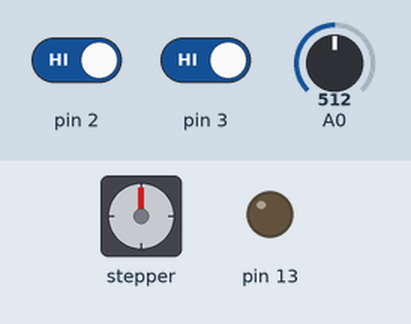
This sketch was run on a simulated Arduino Uno, built with avr-gcc and run on an emulated ATmega328P. On the bench: stepper motor, output pins drawn as LEDs (lit = HIGH). Wiring (inferred from the names in the program): stepper motor (200 steps per turn assumed): coils pin 5, pin 9, pin 10, pin 11. Dashed ring = blinking. Inputs (shaded band) come from the test bench; at power-on: pin 2 HIGH, pin 3 HIGH, A0 = 512. Pins used as bus, display or sensor lines are not drawn.

Above: at 1.2 s.
1.3 s: pin 2 driven LOW
At 1.72 s:
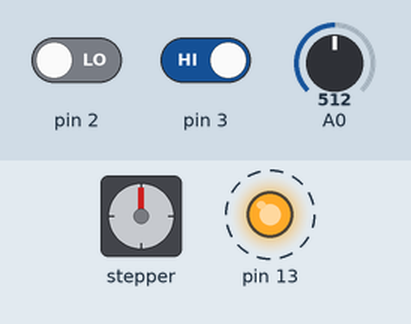
4.3 s: pin 3 driven LOW
7.3 s: pin 3 driven HIGH
At 7.62 s:
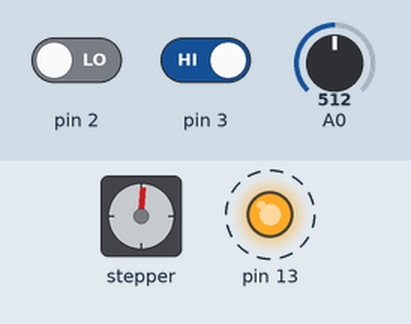
10.3 s: pin 2 driven HIGH
At 10.8 s:
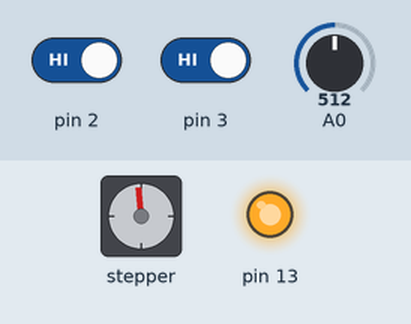
Timing chart, 0 to 12.8 s (numbered marks = the images above; inputs shaded):
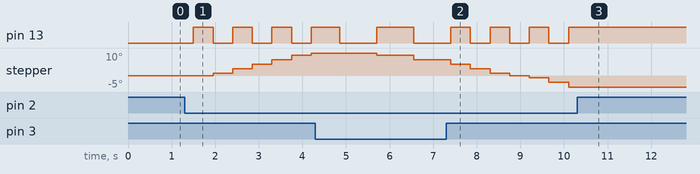

The sketch:

stepper1.ino
```cpp
int motorPins[] = {5,9,10,11};
int currentStep = 0;
int motorDelay = 5;
int dir = 0;
boolean isRunning = false;
int count =0;

void setup() {
  for (int i = 0; i < 4; i++){
    pinMode(motorPins[i], OUTPUT);
  }

  pinMode(13, OUTPUT);
  pinMode(2, INPUT);
  pinMode(3, INPUT);
}


void step(){
  digitalWrite(13, currentStep % 2 == 0? HIGH: LOW);

  if (dir == 0){
    for (int i = 0; i < 4; i++){
      digitalWrite(motorPins[i], i == currentStep ? HIGH:LOW);
    }
  }
  else {
    for (int i = 0; i < 4; i++){
      digitalWrite(motorPins[3-i], i == currentStep ? HIGH:LOW);
    }
  }
  delay(motorDelay);
  currentStep ++;
  if (currentStep > 3) currentStep = 0;
}
void loop() {

  int v1 = digitalRead(2);
  int v2 = digitalRead(3);
  int a0 = analogRead(0);

  motorDelay = map(a0, 0, 1023, 1, 100);

  if (v1 == LOW){
    isRunning = !isRunning;
    delay(200);
  }

  if (v2 == LOW){
    dir = dir == 0? 1:0;
    delay(200);
  }

  if (isRunning){
    step();
  }

}
```

Measured:
- after the input at 7.3 s, pin 13: alternates HIGH for 0.45 s and LOW for 0.45 s, starting after 0.55 s
- after the input at 10.3 s, pin 13: stops changing and stays HIGH; stepper: stays -5° (without the input it goes to -7° after 0.26 s)
